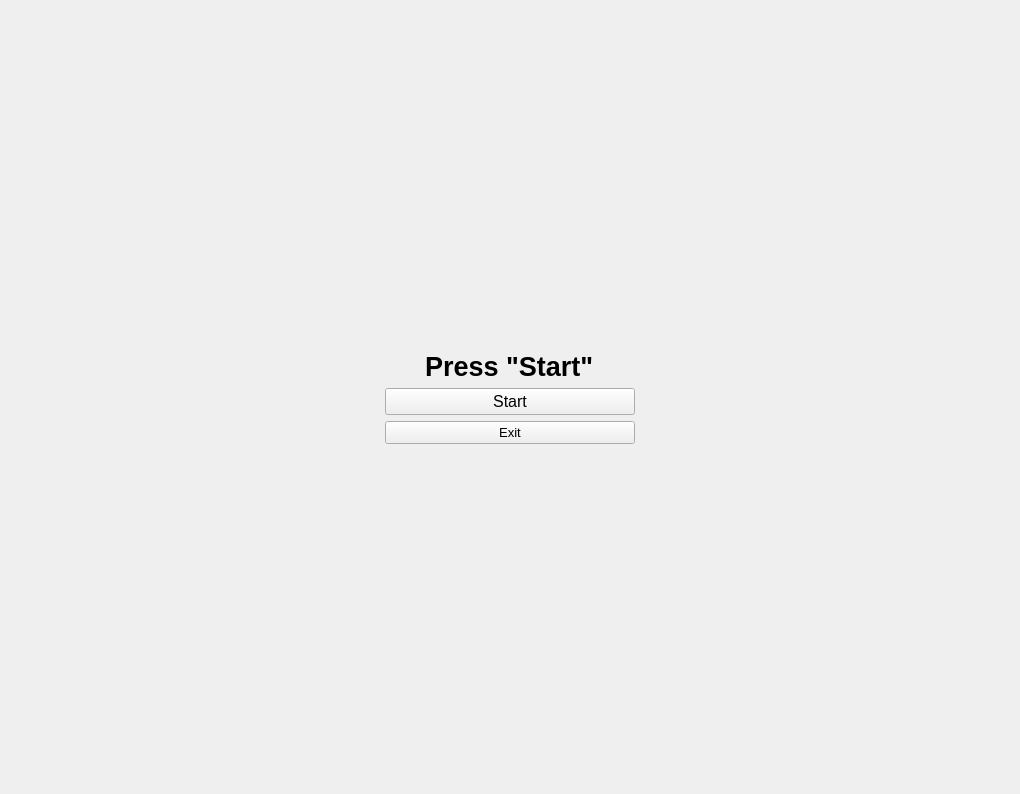
<?xml version="1.0" encoding="UTF-8"?>
<ui version="4.0">
 <class>FastTyping</class>
 <widget class="QMainWindow" name="FastTyping">
  <property name="geometry">
   <rect>
    <x>0</x>
    <y>0</y>
    <width>1020</width>
    <height>794</height>
   </rect>
  </property>
  <property name="minimumSize">
   <size>
    <width>1000</width>
    <height>0</height>
   </size>
  </property>
  <property name="windowTitle">
   <string>MainWindow</string>
  </property>
  <widget class="QWidget" name="centralwidget">
   <layout class="QGridLayout" name="gridLayout">
    <item row="0" column="1">
     <widget class="QStackedWidget" name="stackedWidget">
      <property name="maximumSize">
       <size>
        <width>16777215</width>
        <height>16777215</height>
       </size>
      </property>
      <property name="contextMenuPolicy">
       <enum>Qt::CustomContextMenu</enum>
      </property>
      <property name="frameShape">
       <enum>QFrame::NoFrame</enum>
      </property>
      <property name="frameShadow">
       <enum>QFrame::Sunken</enum>
      </property>
      <property name="currentIndex">
       <number>0</number>
      </property>
      <widget class="QWidget" name="page">
       <layout class="QGridLayout" name="gridLayout_3">
        <item row="4" column="0">
         <widget class="QPushButton" name="ExitButton">
          <property name="sizePolicy">
           <sizepolicy hsizetype="Preferred" vsizetype="Fixed">
            <horstretch>0</horstretch>
            <verstretch>0</verstretch>
           </sizepolicy>
          </property>
          <property name="minimumSize">
           <size>
            <width>0</width>
            <height>0</height>
           </size>
          </property>
          <property name="maximumSize">
           <size>
            <width>250</width>
            <height>16777215</height>
           </size>
          </property>
          <property name="font">
           <font>
            <pointsize>10</pointsize>
           </font>
          </property>
          <property name="text">
           <string>Exit</string>
          </property>
         </widget>
        </item>
        <item row="3" column="0">
         <widget class="QPushButton" name="StartButton">
          <property name="sizePolicy">
           <sizepolicy hsizetype="Preferred" vsizetype="Fixed">
            <horstretch>0</horstretch>
            <verstretch>0</verstretch>
           </sizepolicy>
          </property>
          <property name="minimumSize">
           <size>
            <width>0</width>
            <height>0</height>
           </size>
          </property>
          <property name="maximumSize">
           <size>
            <width>250</width>
            <height>16777215</height>
           </size>
          </property>
          <property name="font">
           <font>
            <pointsize>12</pointsize>
           </font>
          </property>
          <property name="text">
           <string>Start</string>
          </property>
         </widget>
        </item>
        <item row="5" column="0">
         <spacer name="verticalSpacer_2">
          <property name="orientation">
           <enum>Qt::Vertical</enum>
          </property>
          <property name="sizeHint" stdset="0">
           <size>
            <width>20</width>
            <height>225</height>
           </size>
          </property>
         </spacer>
        </item>
        <item row="0" column="0">
         <spacer name="verticalSpacer_3">
          <property name="orientation">
           <enum>Qt::Vertical</enum>
          </property>
          <property name="sizeHint" stdset="0">
           <size>
            <width>20</width>
            <height>40</height>
           </size>
          </property>
         </spacer>
        </item>
        <item row="1" column="0" alignment="Qt::AlignHCenter">
         <widget class="QLabel" name="label">
          <property name="sizePolicy">
           <sizepolicy hsizetype="Preferred" vsizetype="Maximum">
            <horstretch>0</horstretch>
            <verstretch>0</verstretch>
           </sizepolicy>
          </property>
          <property name="maximumSize">
           <size>
            <width>16777215</width>
            <height>16777215</height>
           </size>
          </property>
          <property name="font">
           <font>
            <pointsize>20</pointsize>
            <weight>75</weight>
            <bold>true</bold>
           </font>
          </property>
          <property name="text">
           <string>Press &quot;Start&quot;</string>
          </property>
         </widget>
        </item>
       </layout>
      </widget>
      <widget class="QWidget" name="page_2">
       <layout class="QGridLayout" name="gridLayout_2">
        <item row="1" column="0">
         <widget class="QPushButton" name="pushButton_2">
          <property name="maximumSize">
           <size>
            <width>200</width>
            <height>16777215</height>
           </size>
          </property>
          <property name="text">
           <string>20 sec</string>
          </property>
          <property name="iconSize">
           <size>
            <width>20</width>
            <height>20</height>
           </size>
          </property>
         </widget>
        </item>
        <item row="2" column="0">
         <widget class="QPushButton" name="pushButton_3">
          <property name="maximumSize">
           <size>
            <width>200</width>
            <height>16777215</height>
           </size>
          </property>
          <property name="text">
           <string>30 sec</string>
          </property>
          <property name="iconSize">
           <size>
            <width>20</width>
            <height>20</height>
           </size>
          </property>
         </widget>
        </item>
        <item row="3" column="0">
         <widget class="QPushButton" name="pushButton_4">
          <property name="maximumSize">
           <size>
            <width>200</width>
            <height>16777215</height>
           </size>
          </property>
          <property name="text">
           <string>40 sec</string>
          </property>
          <property name="iconSize">
           <size>
            <width>20</width>
            <height>20</height>
           </size>
          </property>
         </widget>
        </item>
        <item row="0" column="0">
         <widget class="QPushButton" name="pushButton_1">
          <property name="maximumSize">
           <size>
            <width>200</width>
            <height>16777215</height>
           </size>
          </property>
          <property name="text">
           <string>10 sec</string>
          </property>
          <property name="iconSize">
           <size>
            <width>20</width>
            <height>20</height>
           </size>
          </property>
         </widget>
        </item>
        <item row="4" column="0">
         <widget class="QPushButton" name="BackButton">
          <property name="maximumSize">
           <size>
            <width>200</width>
            <height>16777215</height>
           </size>
          </property>
          <property name="text">
           <string>Back</string>
          </property>
         </widget>
        </item>
       </layout>
      </widget>
      <widget class="QWidget" name="page_3">
       <layout class="QGridLayout" name="gridLayout_4">
        <item row="4" column="0">
         <widget class="QTextEdit" name="displayText">
          <property name="maximumSize">
           <size>
            <width>16777215</width>
            <height>40</height>
           </size>
          </property>
          <property name="font">
           <font>
            <pointsize>15</pointsize>
           </font>
          </property>
          <property name="contextMenuPolicy">
           <enum>Qt::DefaultContextMenu</enum>
          </property>
          <property name="toolTip">
           <string/>
          </property>
          <property name="inputMethodHints">
           <set>Qt::ImhNone</set>
          </property>
          <property name="readOnly">
           <bool>true</bool>
          </property>
         </widget>
        </item>
        <item row="9" column="0">
         <spacer name="verticalSpacer">
          <property name="orientation">
           <enum>Qt::Vertical</enum>
          </property>
          <property name="sizeHint" stdset="0">
           <size>
            <width>20</width>
            <height>40</height>
           </size>
          </property>
         </spacer>
        </item>
        <item row="5" column="0">
         <widget class="QTextEdit" name="enterText">
          <property name="maximumSize">
           <size>
            <width>16777215</width>
            <height>40</height>
           </size>
          </property>
          <property name="font">
           <font>
            <pointsize>15</pointsize>
           </font>
          </property>
          <property name="contextMenuPolicy">
           <enum>Qt::DefaultContextMenu</enum>
          </property>
          <property name="toolTip">
           <string/>
          </property>
          <property name="inputMethodHints">
           <set>Qt::ImhNone</set>
          </property>
         </widget>
        </item>
        <item row="3" column="0">
         <widget class="QLabel" name="label_3">
          <property name="font">
           <font>
            <pointsize>15</pointsize>
            <weight>75</weight>
            <bold>true</bold>
           </font>
          </property>
          <property name="text">
           <string>Start typing to get started</string>
          </property>
         </widget>
        </item>
        <item row="2" column="0">
         <spacer name="verticalSpacer_8">
          <property name="orientation">
           <enum>Qt::Vertical</enum>
          </property>
          <property name="sizeHint" stdset="0">
           <size>
            <width>20</width>
            <height>40</height>
           </size>
          </property>
         </spacer>
        </item>
       </layout>
      </widget>
      <widget class="QWidget" name="page_4">
       <layout class="QGridLayout" name="gridLayout_6">
        <item row="1" column="0">
         <spacer name="verticalSpacer_7">
          <property name="orientation">
           <enum>Qt::Vertical</enum>
          </property>
          <property name="sizeHint" stdset="0">
           <size>
            <width>20</width>
            <height>191</height>
           </size>
          </property>
         </spacer>
        </item>
        <item row="6" column="0" alignment="Qt::AlignHCenter">
         <widget class="QLabel" name="mistakes_label">
          <property name="font">
           <font>
            <pointsize>20</pointsize>
           </font>
          </property>
          <property name="text">
           <string>mistakes</string>
          </property>
         </widget>
        </item>
        <item row="8" column="0">
         <spacer name="verticalSpacer_6">
          <property name="orientation">
           <enum>Qt::Vertical</enum>
          </property>
          <property name="sizeHint" stdset="0">
           <size>
            <width>20</width>
            <height>190</height>
           </size>
          </property>
         </spacer>
        </item>
        <item row="2" column="0" alignment="Qt::AlignHCenter">
         <widget class="QLabel" name="Results">
          <property name="font">
           <font>
            <pointsize>30</pointsize>
           </font>
          </property>
          <property name="text">
           <string>Results:</string>
          </property>
         </widget>
        </item>
        <item row="4" column="0" alignment="Qt::AlignHCenter">
         <widget class="QLabel" name="char_per_minute_label">
          <property name="font">
           <font>
            <pointsize>20</pointsize>
           </font>
          </property>
          <property name="text">
           <string>char_per_minute</string>
          </property>
         </widget>
        </item>
        <item row="5" column="0" alignment="Qt::AlignHCenter">
         <widget class="QLabel" name="words_per_minute_label">
          <property name="font">
           <font>
            <pointsize>20</pointsize>
           </font>
          </property>
          <property name="text">
           <string>words_per_minute</string>
          </property>
         </widget>
        </item>
        <item row="7" column="0" alignment="Qt::AlignHCenter">
         <widget class="QPushButton" name="ExitButton_2">
          <property name="minimumSize">
           <size>
            <width>200</width>
            <height>0</height>
           </size>
          </property>
          <property name="maximumSize">
           <size>
            <width>200</width>
            <height>16777215</height>
           </size>
          </property>
          <property name="font">
           <font>
            <pointsize>13</pointsize>
           </font>
          </property>
          <property name="text">
           <string>Exit</string>
          </property>
         </widget>
        </item>
       </layout>
      </widget>
     </widget>
    </item>
   </layout>
  </widget>
  <action name="action_Open">
   <property name="text">
    <string>&amp;Open</string>
   </property>
  </action>
 </widget>
 <resources/>
 <connections/>
</ui>
